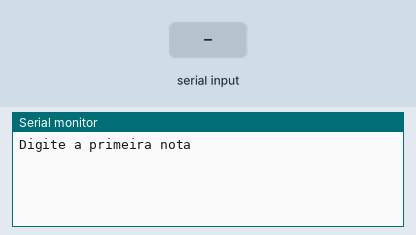
This sketch was run on a simulated Arduino Uno, built with avr-gcc and run on an emulated ATmega328P. On the bench: the last lines printed to the serial monitor. The inputs (shaded band) are chosen by the test bench.

Above: at 1.2 s.
1.3 s: "90,45,200\n" received over Serial
At 2.1 s:
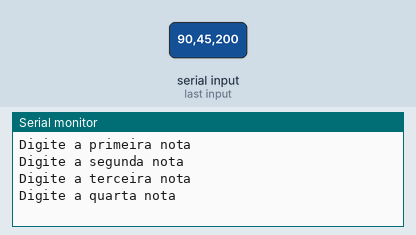
At 3.4 s:
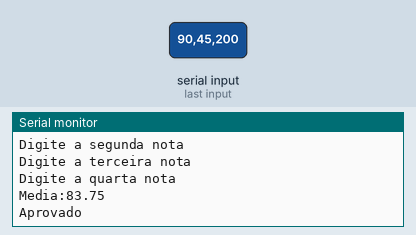

The sketch:

lopal_ex151.ino
```cpp
/*Faça um programa que receba 4 notas de um aluno, calcule e imprima a média
aritmética das notas e a mensagem de APROVADO para média superior ou igual a
7,0 RECUPERAÇÃO para notas entre 5.0 e 7,0 ou a mensagem de REPROVADO
para média inferior a 5,0.
*/

//Variaveis
float n1 = 0;
float n2 = 0;
float n3 = 0;
float n4 = 0;
float media = 0;

void setup()
{
  Serial.begin(9600);
}

void loop()
{
  //entrada
  Serial.println("Digite a primeira nota");
  while(! Serial.available());
  n1 = Serial.parseFloat();

  Serial.println("Digite a segunda nota");
  while(! Serial.available());
  n2 = Serial.parseFloat();

  Serial.println("Digite a terceira nota");
  while(! Serial.available());
  n3 = Serial.parseFloat();

  Serial.println("Digite a quarta nota");
  while(! Serial.available());
  n4 = Serial.parseFloat();

  //processamento
  media = (n1 + n2 + n3 + n4 ) / 4;
  Serial.println ("Media:" + String(media));

  if(media >= 7) {
  Serial.println("Aprovado");
  } else if(media >= 5) {
  Serial.println ("Recuperacao");
  } else {
  Serial.println ("Reprovado");
  }
  delay(5000);
  Serial.println();
  Serial.println();
}
```

Measured:
- after the input at 1.3 s, the serial monitor: prints a new line at once (image 1)
